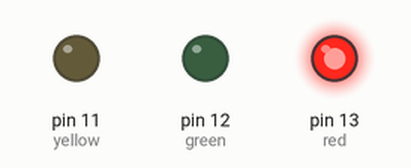
Simulated run of this sketch. Board: Arduino Uno, built with avr-gcc and run on an emulated ATmega328P. On the bench: output pins drawn as LEDs (lit = HIGH).

Above: at 0.1 s.
At 60.1 s:
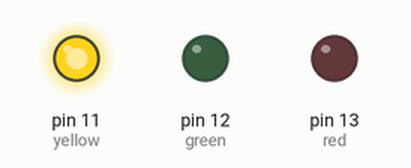
At 120.1 s:
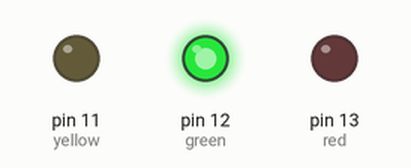
Timing chart, 0 to 121.6 s (numbered marks = the images above):
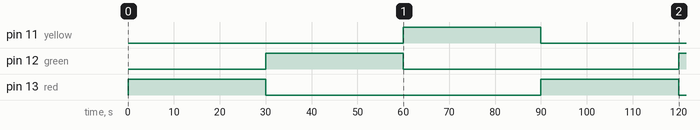

Measured:
- by itself, pin 11 (yellow): LOW → HIGH at 60.0 s, → LOW 30.0 s later
- by itself, pin 12 (green): LOW → HIGH at 30.0 s, → LOW 30.0 s later, → HIGH 60.0 s later
- by itself, pin 13 (red): alternates HIGH for 30.0 s and LOW for 60.0 s

The sketch:

trafic_lights.ino
```cpp
int red = 13;
int green = 12;
int yellow = 11;
void setup(){
  pinMode(red,OUTPUT);
  pinMode(green,OUTPUT);
  pinMode(yellow,OUTPUT);
}
void loop (){
  digitalWrite(red,HIGH);
  digitalWrite(green,LOW);
  digitalWrite(yellow,LOW);
  delay(30000);
  digitalWrite(red,LOW);
  digitalWrite(green,HIGH);
  digitalWrite(yellow,LOW);
  delay(30000);
  digitalWrite(red,LOW);
  digitalWrite(green,LOW);
  digitalWrite(yellow,HIGH);
  delay(30000);
}
```
